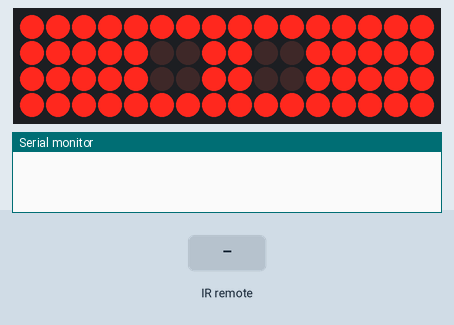
Recording of a program running on a simulated Arduino Nano, built with avr-gcc and run on an emulated ATmega328P. Parts: 16×4 LED matrix, the last lines printed to the serial monitor. Wiring (inferred from the names in the program): 2 × shift register (74HC595): data pin 3; shift clock pin 4; latch pin 5; LED cube drawn one layer per row (orientation assumed): layers A0, A1, A2, A3; columns Q0, Q1, Q2, Q3, Q4, Q5, Q6, Q7, Q8, Q9, Q10, Q11, Q12, Q13, Q14, Q15. Inputs (shaded band) come from the test bench.

Above: at 0.8 s.
1.3 s: infrared code 0xC received
At 2.3 s:
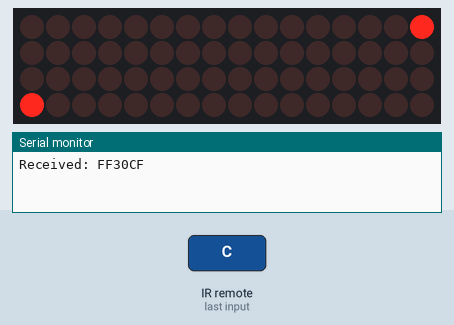
3.0 s: infrared code 0x1 received
At 4.91 s:
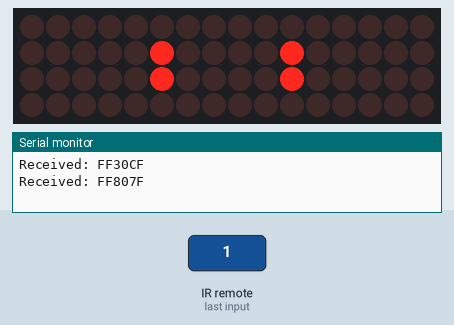
5.7 s: infrared code 0x2 received
8.4 s: infrared code 0x3 received
At 8.53 s:
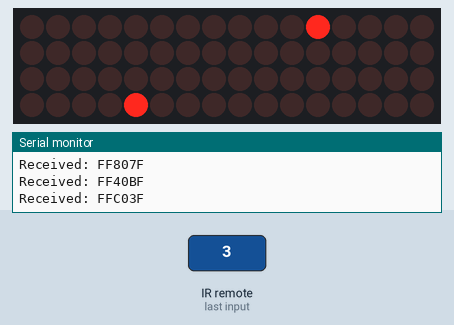

The program:

main.cpp
```cpp
#include <Arduino.h>
#include "layers.h"
#include "frames.h"
#include <IRremote.h>

const int remotePin = 12;
IRrecv ir(remotePin);
decode_results adresa;

bool cubeState = true;
long long frameTime = 0;
long long stateTime = 0;

long delayTime;

int currentAnim;
int maxAnims;

int currentFrame;
// max frame is when it hits 0 or maximum number of frames

int repeatCount;
int maxRepeatCount;

void nextAnim(){
	currentAnim++;
	if(currentAnim > maxAnims)
		currentAnim = 0;

	currentFrame = 1;

	repeatCount = 0;
	maxRepeatCount = anims[currentAnim][0] & 0b11111111;
	delayTime = anims[currentAnim][0] >> 8;
}

void setup() {
	Serial.begin(9600);
	initLayers();
	ir.enableIRIn();

	maxAnims = sizeof(anims)/sizeof(anims[0]);

	currentAnim = -1;
	nextAnim(); // initialize anims
}

void loop() {
	if(cubeState)
		if(millis() - frameTime > delayTime) { // 50 ms between frames
			frameTime = millis();

			currentFrame++;
			if(currentFrame >= 40 || anims[currentAnim][currentFrame] == 0) {
				currentFrame = 1;
				repeatCount++;
			}
			if(repeatCount >= maxRepeatCount)
				nextAnim();
		}

	if (ir.decode(&adresa)) { //
		Serial.print("Received: ");
		Serial.println(adresa.value,HEX);

		switch(adresa.value%16){

			case 12: // on/off
				if(millis()-stateTime < 500) break;
				stateTime = millis();
				cubeState = !cubeState;
				currentFrame = 1;
				if(cubeState==false) setFrame(0);
			break;

			default:
				cubeState = true;
				currentAnim = (adresa.value-1)%16 - 1;
				nextAnim();
			break;
		}
		ir.resume();
	}

	if(cubeState) setFrame(anims[currentAnim][currentFrame]);
}
```

frames.h
```cpp
#include <Arduino.h>

static const int animNo = 4;
static const uint64_t anims[animNo][40] = { // delay time(first bits) followed by number of repetitions(8bits)
    {
        50<<8 | 5,
        0b1000000000000000000000000000000000000000000000000000000000000001,
        0b0000100000000000000000000000000000000000000000000000000000010000,
        0b0000000010000000000000000000000000000000000000000000000100000000,
        0b0000000000001000000000000000000000000000000000000001000000000000,
        0b0000000000000100000000000000100000010000000000000010000000000000,
        0b0000000000000010000100000000000000000000000010000100000000000000,
        0b0001000000000001000000000000000000000000000000001000000000001000,
        0b0001000000000001000000000000001001000000000000001000000000001000,
        0b0001000100000001001000000000001001000000000001001000000010001000,
        0b0001000100010001001000000000001001000000000001001000100010001000,
        0b0011000100010011011100010001011111101000100011101100100010001100,
        0b0111001100110111111110011001111111111001100111111110110011001110,
        0b1111101110111111111110011001111111111001100111111111110111011111,
        0b1111111111111111111110011001111111111001100111111111111111111111,
        0b0000000000000000000001100110000000000110011000000000000000000000,
        0b0000000000000000000001100010000000000100011000000000000000000000,
        0b0000000000000000000001000010000000000100001000000000000000000000,
        0b0000000000000000000001000000000000000000001000000000000000000000
    },
    {
        30<<8 | 10,
        0b1100000000000000000000000000000000000000000000000000000000000000,
        0b1110000000000000000000000000000000000000000000000000000000000000,
        0b0111000000000000000000000000000000000000000000000000000000000000,
        0b0011000100000000000000000000000000000000000000000000000000000000,
        0b0011000100010000000000000000000000000000000000000000000000000000,
        0b0001000100110000000000000000000000000000000000000000000000000000,
        0b0000000101110000000000000000000000000000000000000000000000000000,
        0b0000010001110000000000000000000000000000000000000000000000000000,
        0b0000011001110000000000000000000000000000000000000000000000000000,
        0b0000011001100000000000100000000000000000000000000000000000000000,
        0b0000011001000000000000100000000000000010000000000000000000000000,
        0b0000011000000000000000100000000000000010000000000000001000000000,
        0b0000001000000000000000100000000000000010000000000000001001000000,
        0b0000000000000000000000100000000000000010000000000000001001001000,
        0b0000000000000000000000100000000000000010000000000000001011001000,
        0b0000000000000000000000000000000000000010000000000000011011001000,
        0b0000000000000000000000000000000000000000000000000100011011001000,
        0b0000000000000000000000000000000001000000000000000100010011001000,
        0b0000000000000000000000000000000001100000000000000100010010001000,
        0b0000000000000000000000000000000001100010000000000100010010000000,
        0b0000000000000000000000000100000001100010000000000100010000000000,
        0b0000000000000000000000001100000001100010000000000100000000000000,
        0b0000000000000000000000001100100001100010000000000000000000000000,
        0b0000000000000000000000001100100000100010000010000000000000000000,
        0b0000000000000000000000001100100000100000000011000000000000000000,
        0b0000000000000000000000001100100000000000000111100000000000000000,
        0b0000000000000000000000011000100000000000000111100000000000000000,
        0b0000000000000000000100010000100000000000000111100000000000000000,
        0b0000000000000000000100010000000000100000000111100000000000000000,
        0b0000000000000000000100010000000000100100000101100000000000000000,
        0b0000000000000000000110010000000000100100000100100000000000000000
    },
    {
        100<<8 | 3,
        0b0000000011001100000000001100110000000000000000000000000000000000,
        0b0000000001100110000000000110011000000000000000000000000000000000,
        0b0000000000110011000000000011001100000000000000000000000000000000,
        0b0000001100110000000000110011000000000000000000000000000000000000,
        0b0011001100000000001100110000000000000000000000000000000000000000,
        0b0111010101110000010100000101000001110101011100000000000000000000,
        0b1111100110011111100100000000100110010000000010011111100110011111,
        0b0000000000000000000011101010111000001010000010100000111010101110,
        0b0000000000000000000000000000000000000000110011000000000011001100,
        0b0000000000000000000000000000000000000000011001100000000001100110,
        0b0000000000000000000000000000000000000000001100110000000000110011,
        0b0000000000000000000000000000000000000110011100110000011001110011,
        0b0000000000000000000000000000000000000110011000000000011001100000,
        0b0000000000000000000000000000000011001110011000001100111001100000,
        0b0000000000000000000000000000000011001100000000001100110000000000,
        0b0000000000000000110011000000000011001100000000000000000000000000,
        0b1011000010101001110011000000000011001100000000001011000010101001,
        0b0010000010100000000000000000000010000000000000000010000010100000,
        0b0010000010100000000000000000000010000000000000000010000010000000,
        0b0010000010100000000000000000000010000000000000000010000010000000,
        0b0010000000100000000000000000000010000000000000000010000010000000,
        0b0010000000100000000000000000000010000000000000000010000010000000,
        0b0000000000100000000000000000000010000000000000000010000010000000,
        0b0000000000100000000000000000000010000000000000000010000010000000,
        0b0000000000100000000000000000000010000000000000000010000000000000,
        0b0000000000100000000000000000000010000000000000000010000000000000,
        0b0000000000100000000000000000000000000000000000000010000000000000,
        0b0000000000100000000000000000000000000000000000000010000000000000,
        0b0000000000100000000000000000000000000000000000000000000000000000,
        0b0000000000100000000000000000000000000000000000000000000000000000,
        0b0000000000100000000000000010000000000000000000000000000000000000,
        0b0000010000100000000001000010000000000000000000000000000000000000,
        0b0000011000100000000001100010000000000000000000000000000000000000,
        0b0010011100100000001001110010000000000000000000000000000000000000,
        0b0000011001100000000001100110000000000000000000000000000000000000,
        0b0010011100100000001001110010000000000000000000000000000000000000,
        0b0000011001100000000001100110000000000000000000000000000000000000,
        0b0000011011101100000001101110110000000000000000000000000000000000
    },
    {
        35<<8 | 20,
        0b0000100000100000000000001001000000000000001010000010000010000000,
        0b0000000010010000000000000010100000100000100000000100000000000010,
        0b0000000000101000001000001000000001000000000000100000000100001000,
        0b0010000010000000010000000000001000000001000010001000000000100000,
        0b0100000000000010000000010000100010000000001000000001000010000010,
        0b0000000100001000100000000010000000010000100000100100000001010000,
        0b1000000000100000000100001000001001000000010100000000000000000000,
        0b1000000000100000000100001000001001000000010100000001100000100100
    }
};
```

layers.h
```cpp
#include <Arduino.h>
#define d delay(1)

int latchPin = 5;
int clockPin = 4;
int dataPin = 3;

static void initLayers(){
  pinMode(latchPin, OUTPUT);
  pinMode(clockPin, OUTPUT);
  pinMode(dataPin, OUTPUT);

  digitalWrite(latchPin, HIGH);

  pinMode(A0, OUTPUT); // layer 1
  pinMode(A1, OUTPUT); // layer 2
  pinMode(A2, OUTPUT); // layer 3
  pinMode(A3, OUTPUT); // layer 4
  digitalWrite(A0,LOW);
  digitalWrite(A1,LOW);
  digitalWrite(A2,LOW);
  digitalWrite(A3,LOW);
}

static void shiftOut(int myDataPin, int myClockPin, byte myDataOut) {
    int i=0;
    int pinState;
    // pinMode(myClockPin, OUTPUT);
    // pinMode(myDataPin, OUTPUT);

    digitalWrite(myDataPin, 0);
    digitalWrite(myClockPin, 0);

    for (i=7; i>=0; i--)  {
      digitalWrite(myClockPin, 0);

      if ( myDataOut & (1<<i) ) {
        pinState= 1;
      }
      else {
        pinState= 0;
      }

      digitalWrite(myDataPin, pinState);
      digitalWrite(myClockPin, 1);
      digitalWrite(myDataPin, 0);
    }

    digitalWrite(myClockPin, 0);
}

static void setLayer(byte b1, byte b2){
  digitalWrite(latchPin,LOW);
  shiftOut(3,4,b1); shiftOut(3,4,b2);
  digitalWrite(latchPin,HIGH);
}

static void activateLayer(int layer){
  digitalWrite(A0,LOW);
  digitalWrite(A1,LOW);
  digitalWrite(A2,LOW);
  digitalWrite(A3,LOW);

  switch(layer){
    case 1: digitalWrite(A0, HIGH); break;
    case 2: digitalWrite(A1, HIGH); break;
    case 3: digitalWrite(A2, HIGH); break;
    case 4: digitalWrite(A3, HIGH); break;
    default: break; // do nothing
  };
}

static void setFrame(uint64_t frame){
  byte byte1 = frame >> 56;
  byte byte2 = frame >> 48 & 0xFF;
  byte byte3 = frame >> 40 & 0xFF;
  byte byte4 = frame >> 32 & 0xFF;
  byte byte5 = frame >> 24 & 0xFF;
  byte byte6 = frame >> 16 & 0xFF;
  byte byte7 = frame >> 8 & 0xFF;
  byte byte8 = frame & 0xFF;

  // byte1 = byte2 = byte3 = byte4 = byte5 = byte6 = byte7 = byte8 = 255;


  activateLayer(1);
  d;
  setLayer(byte1,byte2);
  d;
  setLayer(0,0);

  activateLayer(2);
  d;
  setLayer(byte3,byte4);
  d;
  setLayer(0,0);

  activateLayer(3);
  d;
  setLayer(byte5,byte6);
  d;
  setLayer(0,0);

  activateLayer(4);
  d;
  setLayer(byte7,byte8);
  d;
  setLayer(0,0);
}

static void testSetFrame(){
  digitalWrite(A0,HIGH);
  digitalWrite(A1,HIGH);
  digitalWrite(A2,HIGH);
  digitalWrite(A3,HIGH);

  setLayer(255,255);
}
```

Measured:
- after the input at 8.4 s, the display: changes after 0.08 s (image 3)
